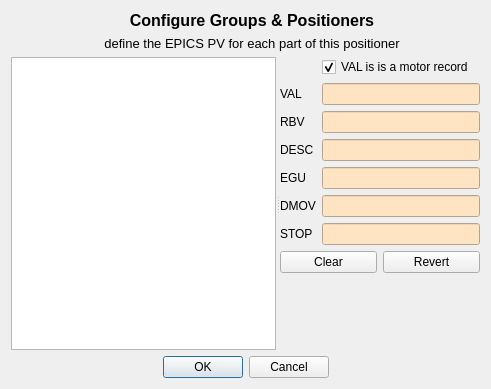
<?xml version="1.0" encoding="UTF-8"?>
<ui version="4.0">
 <class>Dialog</class>
 <widget class="QDialog" name="Dialog">
  <property name="geometry">
   <rect>
    <x>0</x>
    <y>0</y>
    <width>491</width>
    <height>389</height>
   </rect>
  </property>
  <property name="windowTitle">
   <string>Dialog</string>
  </property>
  <property name="modal">
   <bool>true</bool>
  </property>
  <layout class="QVBoxLayout" name="verticalLayout_4">
   <item>
    <layout class="QVBoxLayout" name="verticalLayout" stretch="0,1,0">
     <item>
      <layout class="QHBoxLayout" name="horizontalLayout" stretch="0,1">
       <item>
        <widget class="QLabel" name="logo">
         <property name="text">
          <string/>
         </property>
         <property name="pixmap">
          <pixmap>epicslogo101.bmp</pixmap>
         </property>
        </widget>
       </item>
       <item>
        <layout class="QVBoxLayout" name="verticalLayout_2">
         <item>
          <widget class="QLabel" name="label">
           <property name="font">
            <font>
             <pointsize>12</pointsize>
             <weight>75</weight>
             <bold>true</bold>
            </font>
           </property>
           <property name="text">
            <string>Configure Groups &amp; Positioners</string>
           </property>
           <property name="scaledContents">
            <bool>true</bool>
           </property>
           <property name="alignment">
            <set>Qt::AlignCenter</set>
           </property>
          </widget>
         </item>
         <item>
          <widget class="QLabel" name="label_2">
           <property name="font">
            <font>
             <pointsize>10</pointsize>
            </font>
           </property>
           <property name="text">
            <string>define the EPICS PV for each part of this positioner</string>
           </property>
           <property name="alignment">
            <set>Qt::AlignCenter</set>
           </property>
          </widget>
         </item>
        </layout>
       </item>
      </layout>
     </item>
     <item>
      <widget class="QSplitter" name="splitter">
       <property name="orientation">
        <enum>Qt::Horizontal</enum>
       </property>
       <property name="childrenCollapsible">
        <bool>false</bool>
       </property>
       <widget class="QTreeView" name="treeView"/>
       <widget class="QWidget" name="verticalLayoutWidget_3">
        <layout class="QVBoxLayout" name="verticalLayout_3" stretch="0,0,0">
         <item>
          <layout class="QGridLayout" name="gridLayout" columnstretch="0,1">
           <item row="3" column="1">
            <widget class="QLineEdit" name="desc">
             <property name="toolTip">
              <string>EPICS PV for the description</string>
             </property>
             <property name="styleSheet">
              <string notr="true">background-color: bisque;</string>
             </property>
            </widget>
           </item>
           <item row="1" column="0">
            <widget class="QLabel" name="label_3">
             <property name="toolTip">
              <string>EPICS PV that describes the target (commanded) position</string>
             </property>
             <property name="text">
              <string>VAL</string>
             </property>
            </widget>
           </item>
           <item row="2" column="1">
            <widget class="QLineEdit" name="rbv">
             <property name="toolTip">
              <string>EPICS PV for the readback (current) value</string>
             </property>
             <property name="styleSheet">
              <string notr="true">background-color: bisque;</string>
             </property>
            </widget>
           </item>
           <item row="2" column="0">
            <widget class="QLabel" name="label_4">
             <property name="toolTip">
              <string>EPICS PV that describes the current readback (actual) position</string>
             </property>
             <property name="text">
              <string>RBV</string>
             </property>
            </widget>
           </item>
           <item row="1" column="1">
            <widget class="QLineEdit" name="val">
             <property name="toolTip">
              <string>EPICS PV for the target (commanded) value</string>
             </property>
             <property name="styleSheet">
              <string notr="true">background-color: bisque;</string>
             </property>
            </widget>
           </item>
           <item row="4" column="0">
            <widget class="QLabel" name="label_6">
             <property name="toolTip">
              <string>EPICS PV that describes the engineering units</string>
             </property>
             <property name="text">
              <string>EGU</string>
             </property>
            </widget>
           </item>
           <item row="3" column="0">
            <widget class="QLabel" name="label_5">
             <property name="toolTip">
              <string>EPICS PV that describes the positioner</string>
             </property>
             <property name="text">
              <string>DESC</string>
             </property>
            </widget>
           </item>
           <item row="4" column="1">
            <widget class="QLineEdit" name="egu">
             <property name="toolTip">
              <string>EPICS PV for the engineering units</string>
             </property>
             <property name="styleSheet">
              <string notr="true">background-color: bisque;</string>
             </property>
            </widget>
           </item>
           <item row="5" column="0">
            <widget class="QLabel" name="label_7">
             <property name="toolTip">
              <string>EPICS PV that says if the positioner is done moving (done=1)</string>
             </property>
             <property name="text">
              <string>DMOV</string>
             </property>
            </widget>
           </item>
           <item row="6" column="0">
            <widget class="QLabel" name="label_8">
             <property name="toolTip">
              <string>EPICS PV that tells the positioner to stop moving (sends a 1)</string>
             </property>
             <property name="text">
              <string>STOP</string>
             </property>
            </widget>
           </item>
           <item row="5" column="1">
            <widget class="QLineEdit" name="dmov">
             <property name="toolTip">
              <string>EPICS PV for the done moving (done=1) value</string>
             </property>
             <property name="styleSheet">
              <string notr="true">background-color: bisque;</string>
             </property>
            </widget>
           </item>
           <item row="6" column="1">
            <widget class="QLineEdit" name="stop">
             <property name="toolTip">
              <string>EPICS PV for the stop command (sends a 1 to this PV)</string>
             </property>
             <property name="styleSheet">
              <string notr="true">background-color: bisque;</string>
             </property>
            </widget>
           </item>
           <item row="0" column="1">
            <widget class="QCheckBox" name="isMotor">
             <property name="text">
              <string>VAL is is a motor record</string>
             </property>
             <property name="checked">
              <bool>true</bool>
             </property>
            </widget>
           </item>
          </layout>
         </item>
         <item>
          <layout class="QHBoxLayout" name="horizontalLayout_2">
           <item>
            <widget class="QPushButton" name="clear">
             <property name="toolTip">
              <string>clear all PVs from entry boxes above</string>
             </property>
             <property name="text">
              <string>Clear</string>
             </property>
            </widget>
           </item>
           <item>
            <widget class="QPushButton" name="revert">
             <property name="toolTip">
              <string>set all PVs back to previous definition</string>
             </property>
             <property name="text">
              <string>Revert</string>
             </property>
            </widget>
           </item>
          </layout>
         </item>
         <item>
          <spacer name="verticalSpacer">
           <property name="orientation">
            <enum>Qt::Vertical</enum>
           </property>
           <property name="sizeHint" stdset="0">
            <size>
             <width>20</width>
             <height>40</height>
            </size>
           </property>
          </spacer>
         </item>
        </layout>
       </widget>
      </widget>
     </item>
     <item>
      <widget class="QDialogButtonBox" name="buttonBox">
       <property name="orientation">
        <enum>Qt::Horizontal</enum>
       </property>
       <property name="standardButtons">
        <set>QDialogButtonBox::Cancel|QDialogButtonBox::Ok</set>
       </property>
       <property name="centerButtons">
        <bool>true</bool>
       </property>
      </widget>
     </item>
    </layout>
   </item>
  </layout>
 </widget>
 <resources/>
 <connections>
  <connection>
   <sender>buttonBox</sender>
   <signal>accepted()</signal>
   <receiver>Dialog</receiver>
   <slot>accept()</slot>
   <hints>
    <hint type="sourcelabel">
     <x>248</x>
     <y>254</y>
    </hint>
    <hint type="destinationlabel">
     <x>157</x>
     <y>274</y>
    </hint>
   </hints>
  </connection>
  <connection>
   <sender>buttonBox</sender>
   <signal>rejected()</signal>
   <receiver>Dialog</receiver>
   <slot>reject()</slot>
   <hints>
    <hint type="sourcelabel">
     <x>316</x>
     <y>260</y>
    </hint>
    <hint type="destinationlabel">
     <x>286</x>
     <y>274</y>
    </hint>
   </hints>
  </connection>
 </connections>
</ui>
